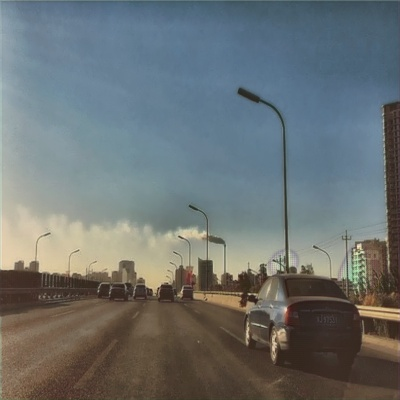
#> input picture test/dehaze_0.jpg, 400 x 400 px; its folder holds only this picture in this run
$ python -i preprocess.py   (imports and definitions only)   (older library calls are emulated)
#> lines starting #> are read from the running program, lines starting #| are printed output that depends on the picture
import cv2
import os
import numpy as np
from tqdm import tqdm
import cv2
import math
import numpy as np


def DarkChannel(im, sz):
    b, g, r = cv2.split(im)
    dc = cv2.min(cv2.min(r, g), b);
    kernel = cv2.getStructuringElement(cv2.MORPH_RECT, (sz, sz))
    dark = cv2.erode(dc, kernel)
    return dark


def AtmLight(im, dark):
    [h, w] = im.shape[:2]
    imsz = h * w
    numpx = int(max(math.floor(imsz / 1000), 1))
    darkvec = dark.reshape(imsz)
    imvec = im.reshape(imsz, 3)

    indices = darkvec.argsort()
    indices = indices[imsz - numpx::]

    atmsum = np.zeros([1, 3])
    for ind in range(1, numpx):
        atmsum = atmsum + imvec[indices[ind]]

    A = atmsum / numpx
    return A


def TransmissionEstimate(im, A, sz):
    omega = 0.95
    im3 = np.empty(im.shape, im.dtype)

    for ind in range(0, 3):
        im3[:, :, ind] = im[:, :, ind] / A[0, ind]

    transmission = 1 - omega * DarkChannel(im3, sz)
    return transmission


def Guidedfilter(im, p, r, eps):
    mean_I = cv2.boxFilter(im, cv2.CV_64F, (r, r))
    mean_p = cv2.boxFilter(p, cv2.CV_64F, (r, r))
    mean_Ip = cv2.boxFilter(im * p, cv2.CV_64F, (r, r))
    cov_Ip = mean_Ip - mean_I * mean_p

    mean_II = cv2.boxFilter(im * im, cv2.CV_64F, (r, r))
    var_I = mean_II - mean_I * mean_I

    a = cov_Ip / (var_I + eps)
    b = mean_p - a * mean_I

    mean_a = cv2.boxFilter(a, cv2.CV_64F, (r, r))
    mean_b = cv2.boxFilter(b, cv2.CV_64F, (r, r))

    q = mean_a * im + mean_b
    return q


def TransmissionRefine(im, et):
    gray = cv2.cvtColor(im, cv2.COLOR_BGR2GRAY)
    gray = np.float64(gray) / 255
    r = 60
    eps = 0.0001
    t = Guidedfilter(gray, et, r, eps)

    return t


def Recover(im, t, A, tx=0.1):
    res = np.empty(im.shape, im.dtype)
    t = cv2.max(t, tx)

    for ind in range(0, 3):
        res[:, :, ind] = (im[:, :, ind] - A[0, ind]) / t + A[0, ind]

    return res


def defog(arr):
    I = arr.astype('float64') / 255
    dark = DarkChannel(I, 15)
    A = AtmLight(I, dark)
    te = TransmissionEstimate(I, A, 15)
    t = TransmissionRefine(src, te)
    J = Recover(I, t, A, 0.1)

    return J

    # C:/Users/Administrator/Desktop/datasets/SOTs/prediction/dark_prior


# [13 lines not run here, left out]

>>> import cv2
>>> picture = cv2.imread('test/dehaze_0.jpg')
#> picture is the input picture: shape (400, 400, 3); mean B, G, R 114.5, 114.1, 107.7
>>> result = defog(picture)
#> in DarkChannel, `b, g, r = cv2.split(im)`:
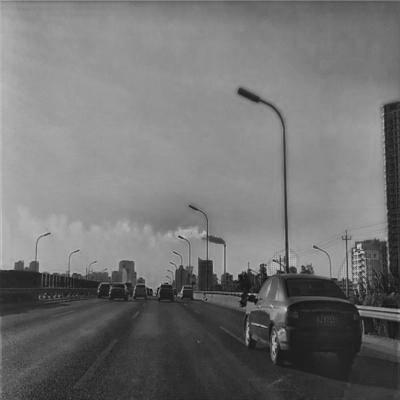
#> b: shape (400, 400) float64; min 0, max 0.796, mean 0.449
#> in DarkChannel, `dark = cv2.erode(dc, kernel)`:
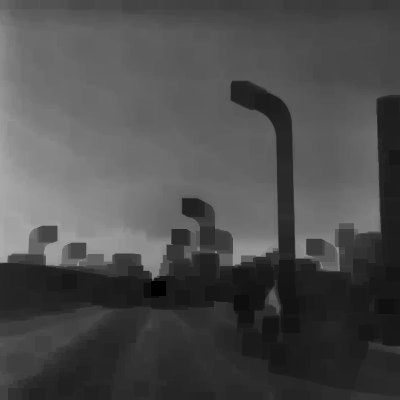
#> dark: shape (400, 400) float64; min 0, max 0.671, mean 0.3
#> in AtmLight, `indices = indices[imsz - numpx::]`: indices = 160 values, max 102403 at index 50, min 71200 at index 52, mean 94134.6
#> the loop in AtmLight, `for ind in range(1, numpx):` made 159 passes
#> atmsum on passes 1 to 3: [[0.725, 0.792, 0.757]], [[1.45, 1.57, 1.49]], [[2.13, 2.38, 2.39]]
#> after the loop in AtmLight, `for ind in range(1, numpx):`: atmsum = [[113.4, 129.9, 136.5]]
#> in AtmLight, `A = atmsum / numpx`: A = [[0.709, 0.812, 0.853]]
#> after the loop in TransmissionEstimate, `for ind in range(0, 3):`:
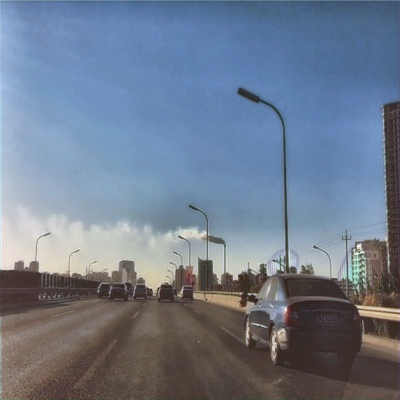
#> im3: shape (400, 400, 3) float64; mean B, G, R 0.634, 0.551, 0.495; drawn with min black and max white
#> call 2 of DarkChannel, with sz = 15
#> in DarkChannel (call 2), `b, g, r = cv2.split(im)`:
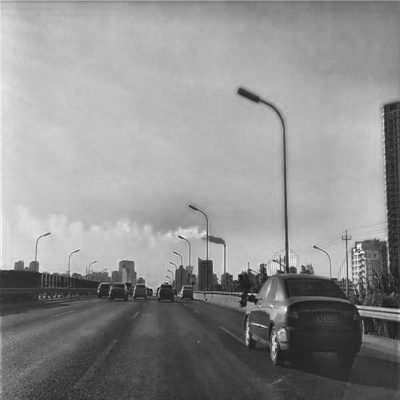
#> b: shape (400, 400) float64; min 0, max 1.12, mean 0.634; drawn with min black and max white
#> in DarkChannel (call 2), `b, g, r = cv2.split(im)`:
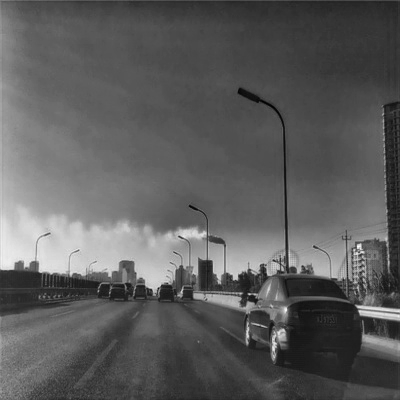
#> r: shape (400, 400) float64; min 0.129, max 1.14, mean 0.495; drawn with min black and max white
#> in DarkChannel (call 2), `dc = cv2.min(cv2.min(r, g), b);`:
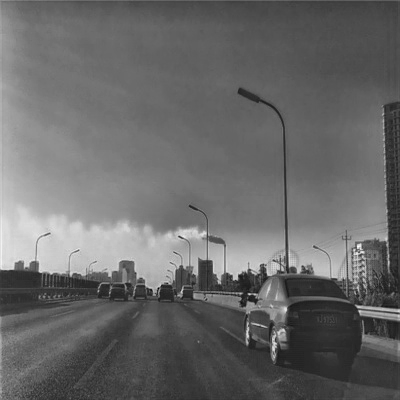
#> dc: shape (400, 400) float64; min 0, max 1.12, mean 0.461; drawn with min black and max white
#> in TransmissionEstimate, `transmission = 1 - omega * DarkChannel(im3, sz)`:
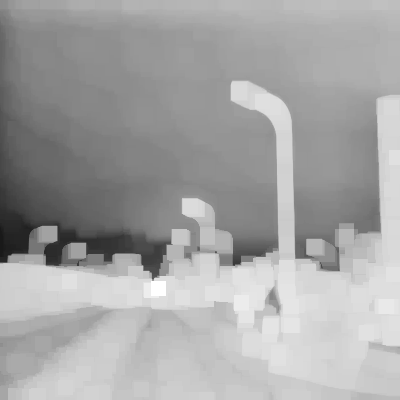
#> transmission: shape (400, 400) float64; min 0.101, max 1, mean 0.648
#> (the run stopped early here; a loop or call above may not have finished)

$ run again, on test/dehaze_20.jpg
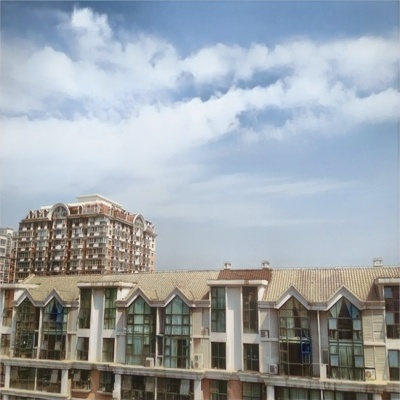
#> input picture test/dehaze_20.jpg, 400 x 400 px
#> picture is the input picture: shape (400, 400, 3); mean B, G, R 170.9, 164.5, 157
#> in DarkChannel, `dark = cv2.erode(dc, kernel)`:
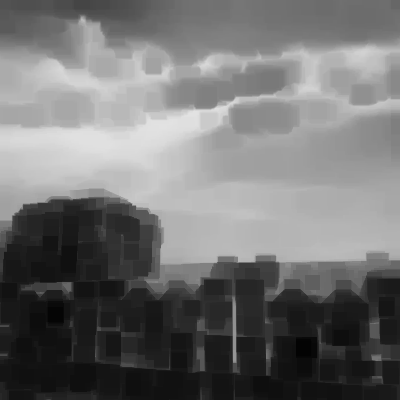
#> dark: shape (400, 400) float64; min 0.0118, max 0.886, mean 0.444
#> indices = 160 values, max 58109 at index 61, min 44593 at index 108, mean 48838.1
#> the loop in AtmLight, `for ind in range(1, numpx):` made 159 passes
#> atmsum on passes 1 to 3: [[0.957, 0.922, 0.906]], [[1.91, 1.85, 1.8]], [[2.89, 2.79, 2.72]]
#> after the loop in AtmLight, `for ind in range(1, numpx):`: atmsum = [[152.1, 147.4, 143.4]]
#> in AtmLight, `A = atmsum / numpx`: A = [[0.951, 0.921, 0.896]]
#> in TransmissionEstimate, `transmission = 1 - omega * DarkChannel(im3, sz)`:
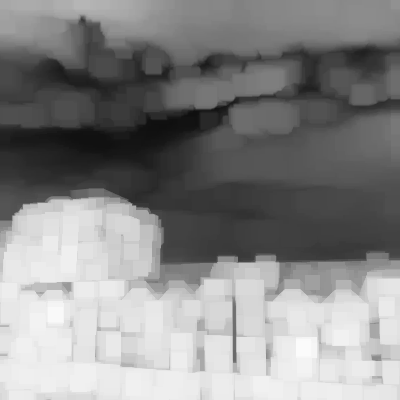
#> transmission: shape (400, 400) float64; min 0.0607, max 0.988, mean 0.533
